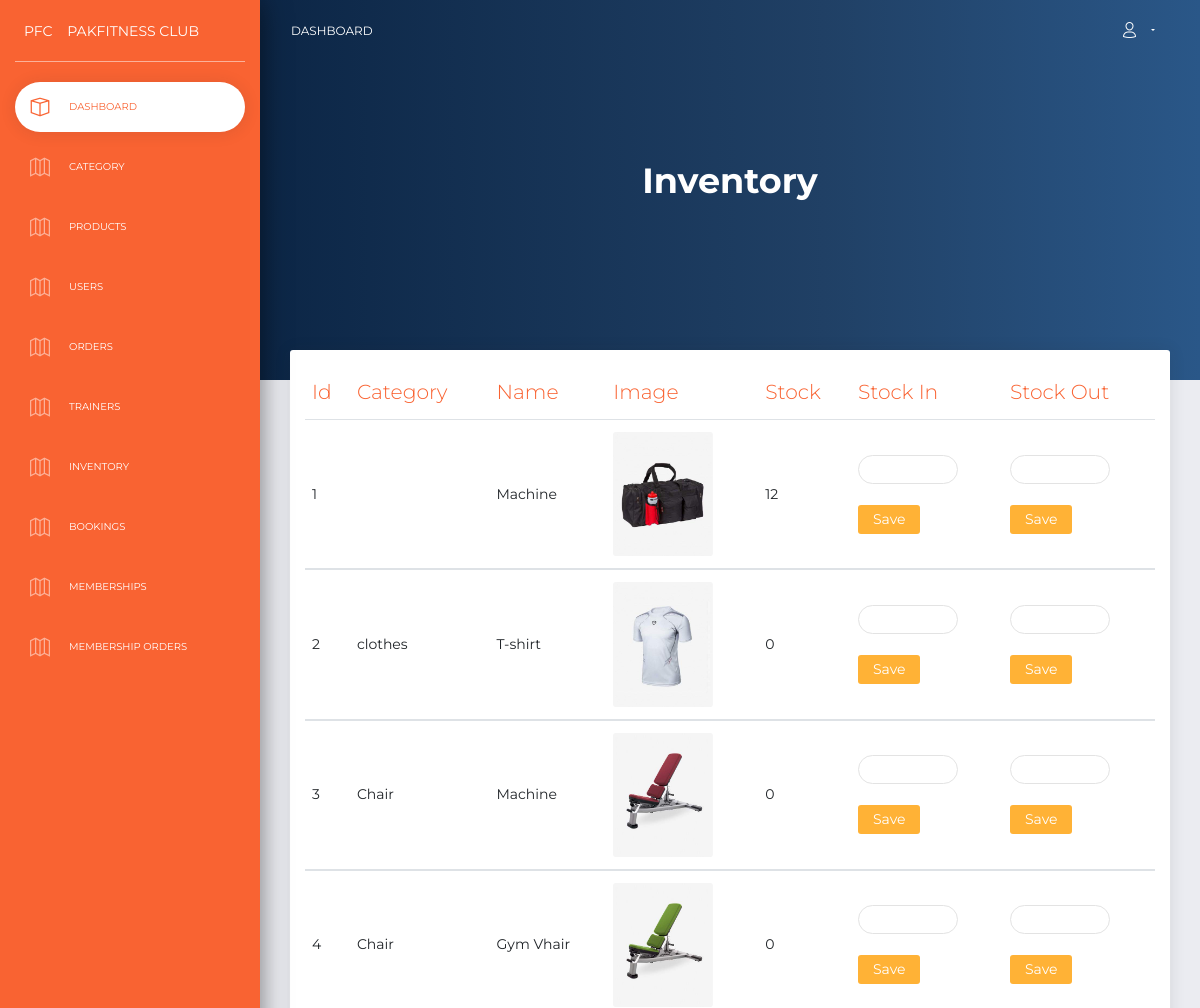
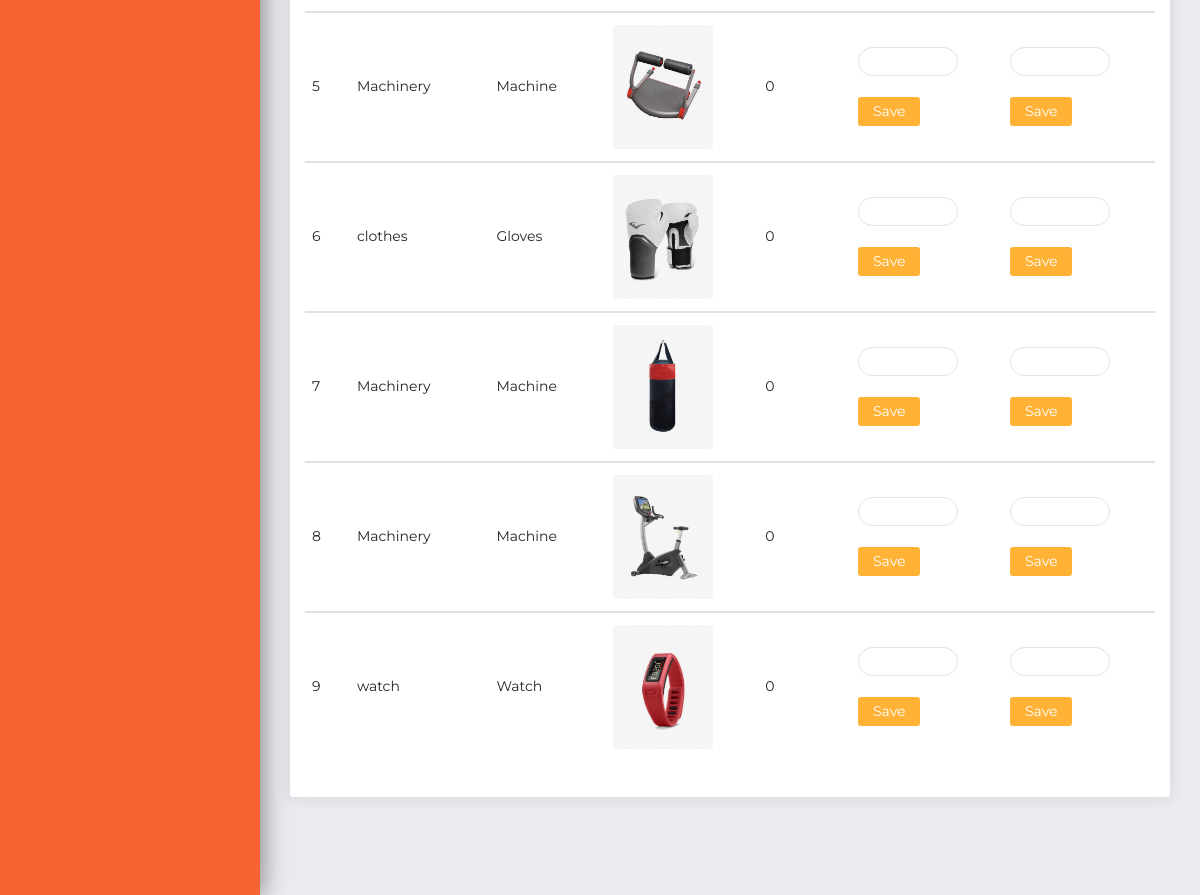
Page /admin/examples/inventory.php on the committed database (2 pictures, top to bottom).
### tables this page shows
CREATE TABLE `products` (
  `id` int(10) NOT NULL,
  `cat_id` int(8) NOT NULL,
  `name` varchar(100) NOT NULL,
  `discription` varchar(250) NOT NULL,
  `image` varchar(250) NOT NULL,
  `inventory` int(4) NOT NULL,
  `price` int(11) NOT NULL,
  `timestamp` timestamp NOT NULL DEFAULT current_timestamp() ON UPDATE current_timestamp()
);

CREATE TABLE `categories` (
  `id` int(10) NOT NULL,
  `name` varchar(100) NOT NULL,
  `timestamp` timestamp NOT NULL DEFAULT current_timestamp() ON UPDATE current_timestamp()
);

### admin/examples/inventory.php (the view, shortened to what this page needs)
<?php include '../include/header.php';
include '../../assets/db.php';
?>
<div class="panel-header panel-header-lg">
<div class="panel-header">
        <div class="header text-center">
          <h2 class="title">Inventory</h2>
        </div>
      </div>
</div>
<div class="content">
        <div class="row">
          <div class="col-md-12">
            <div class="card">
              <div class="card-body">
                <div class="table-responsive">
                  <table class="table">
                    <thead class=" text-primary">
                      <th> Id </th>
                      <th> Category</th>
                      <th> Name</th>
                      <th >Image </th>
                      <th >Stock </th>
                      <th >Stock In </th>
                      <th >Stock Out </th>
                    </thead>
                    <?php
                    $s = 0;
                    $products =mysqli_query($conn,"SELECT * FROM products ");
                    while ($data = mysqli_fetch_array($products)) {
                        $s++;
                        $catId = $data['cat_id'];
                        $fetchCat = mysqli_query($conn, "SELECT * FROM categories WHERE id = '$catId'");
                        $fetchCat = mysqli_fetch_array($fetchCat);
                ?>
                    <tbody>
                    <tr>
                <td><?php echo $s;?></td>
                <td><?php echo $fetchCat['name'];?></td>
                <td><?php echo $data['name'];?></td>
                <td><img src="../../assets/img/product/<?php echo $data['image'];?>" width="100px" alt=""></td>
                <td><?php echo $data['inventory'];?></td>
                <td>
                    <input type="number" class="form-control" style="width:100px" id="i<?php echo $data['id'];?>">
                    <br>
                    <button class="btn btn-sm btn-warning addInventory" pid="<?php echo $data['id'];?>">Save</button>
                </td>
                <td>
                    <input type="number" class="form-control" style="width:100px" id="">
                    <br>
                    <button class="btn btn-sm btn-warning delInventory" pid="<?php echo $data['id'];?>">Save</button>
                </td>
            </tr>
                    </tbody>
                    <?php } ?>
                  </table>
                </div>
              </div>
            </div>
          </div>
        </div>
      </div>
<?php include '../include/footer.php'?>

### admin/include/header.php (shortened to what this page needs)
<!DOCTYPE html>
<html lang="en">
<head>
  <link rel="stylesheet" href="https://use.fontawesome.com/releases/v5.7.1/css/all.css">
  <link href="../../admin/assets/css/bootstrap.min.css" rel="stylesheet" />
  <link href="../../admin/assets/css/now-ui-dashboard.css?v=1.5.0" rel="stylesheet" />
  <link href="../../admin/assets/demo/demo.css" rel="stylesheet" />
</head>
<body class="">
  <div class="wrapper ">
    <div class="sidebar" data-color="orange">
      <div class="logo">
        <a href="#" class="simple-text logo-mini">
          PFC
        </a>
        <a href="#" class="simple-text logo-normal">
          PakFitness Club
        </a>
      </div>
      <div class="sidebar-wrapper" id="sidebar-wrapper">
        <ul class="nav">
          <li class="active ">
            <a href="./dashboard">
              <i class="now-ui-icons design_app"></i>
              <p>Dashboard</p>
            </a>
          </li>
          <li>
            <a href="./category">
              <i class="now-ui-icons location_map-big"></i>
              <p>Category</p>
            </a>
          </li>
          <li>
            <a href="./products">
              <i class="now-ui-icons location_map-big"></i>
              <p>Products</p>
            </a>
          </li>
          <li>
            <a href="./users">
              <i class="now-ui-icons location_map-big"></i>
              <p>Users</p>
            </a>
          </li>
          <li>
            <a href="./orders">
              <i class="now-ui-icons location_map-big"></i>
              <p>Orders</p>
            </a>
          </li>
          <li>
            <a href="./add_trainer">
              <i class="now-ui-icons location_map-big"></i>
              <p>Trainers</p>
            </a>
          </li>
          <li>
            <a href="./inventory">
              <i class="now-ui-icons location_map-big"></i>
              <p>Inventory</p>
            </a>
          </li>
          <li>
            <a href="./bookings">
              <i class="now-ui-icons location_map-big"></i>
              <p>Bookings</p>
            </a>
          </li>
          <li>
            <a href="./membership">
              <i class="now-ui-icons location_map-big"></i>
              <p>Memberships</p>
            </a>
          </li>
          <li>
            <a href="./membership_orders">
              <i class="now-ui-icons location_map-big"></i>
              <p>Membership Orders</p>
            </a>
          </li>
        </ul>
      </div>
    </div>
    <div class="main-panel" id="main-panel">
      <nav class="navbar navbar-expand-lg navbar-transparent  bg-primary  navbar-absolute">
        <div class="container-fluid">
          <div class="navbar-wrapper">
            <a class="navbar-brand" href="#pablo">Dashboard</a>
          </div>
          <div class="collapse navbar-collapse justify-content-end" id="navigation">
            <ul class="navbar-nav">
              <li class="nav-item dropdown">
                <a class="nav-link dropdown-toggle" id="navbarDropdownMenuLink" data-toggle="dropdown" aria-haspopup="true" aria-expanded="false">
                  <i class="now-ui-icons users_single-02"></i>
                </a>
              </li>
            </ul>
          </div>
        </div>
      </nav>

### admin/include/footer.php (shortened to what this page needs)
<footer class="footer">
      </footer>
    </div>
  </div>
</body>
</html>

### rows in the picture
products: name "Machine", image (picture), inventory "12"
products: categories.name "clothes", name "T-shirt", image (picture), inventory "0"
products: categories.name "Chair", name "Machine", image (picture), inventory "0"
products: categories.name "Chair", name "Gym Vhair", image (picture), inventory "0"
products: categories.name "Machinery", name "Machine", image (picture), inventory "0"
products: categories.name "clothes", name "Gloves", image (picture), inventory "0"
products: categories.name "Machinery", name "Machine", image (picture), inventory "0"
products: categories.name "Machinery", name "Machine", image (picture), inventory "0"
products: categories.name "watch", name "Watch", image (picture), inventory "0"
